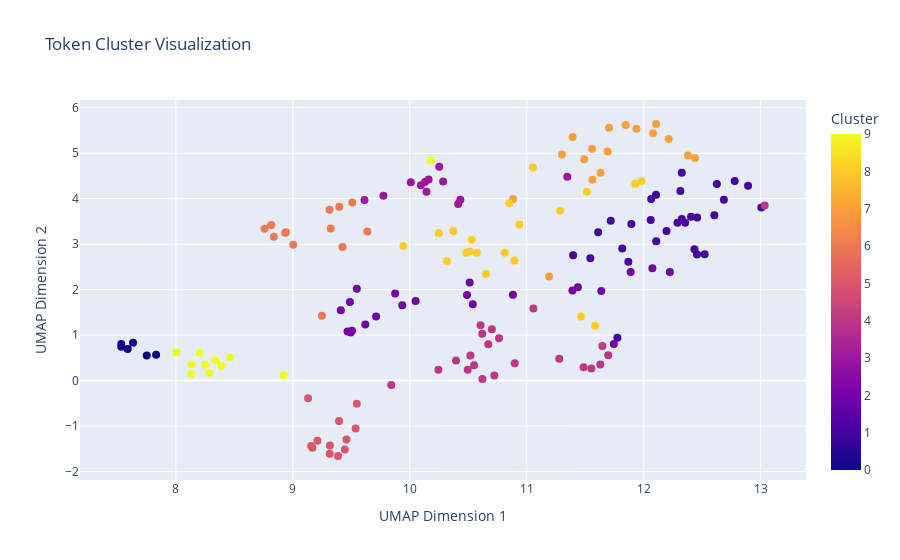

The code cell stored with this chart in its notebook:
### Code cell
import umap.umap_ as umap
import plotly.express as px
import numpy as np

# Reduce to 2D using UMAP
umap_reducer = umap.UMAP(n_components=2, random_state=42)
reduced_data = umap_reducer.fit_transform(outbeddings)

# Create a DataFrame for visualization
import pandas as pd
data = pd.DataFrame(reduced_data, columns=["UMAP Dimension 1", "UMAP Dimension 2"])
data["Token"] = tokens  # Add tokens
data["Cluster"] = best_labels  # Add cluster labels
data["Index"] = [i for i in range(len(data))]

# Plot with Plotly
fig = px.scatter(
    data,
    x="UMAP Dimension 1",
    y="UMAP Dimension 2",
    color="Cluster",
    text="Token",  # This will show the token on hover
    title="Token Cluster Visualization",
)

# Update traces to show token and index only on hover
fig.update_traces(
    marker=dict(size=8),
    customdata=data[["Token", "Index"]].values,  # Attach tokens and index to customdata
    hovertemplate="<b>Token:</b> %{customdata[0]}<br>"
                  "<b>Index:</b> %{customdata[1]}<br>"
                  "<b>Cluster:</b> %{marker.color}<extra></extra>",  # Custom hover format
    text=None,  # Disable text labels
    hoverinfo="skip",  # Suppress default hover info
)

# Show the interactive plot
fig.show()

### Figure 1 — Plotly figure (JSON) as saved in the notebook; plotly's stock layout.template omitted (floating-point values rounded to 4 significant figures; data arrays with more than 128 entries replaced by an {"elided": "..."} marker saying what was removed)
{"data": [{"customdata": {"elided": "164x2 mixed values"}, "hoverinfo": "skip", "hovertemplate": "<b>Token:</b> %{customdata[0]}<br><b>Index:</b> %{customdata[1]}<br><b>Cluster:</b> %{marker.color}<extra></extra>", "legendgroup": "", "marker": {"color": {"elided": "164 int values"}, "coloraxis": "coloraxis", "size": 8, "symbol": "circle"}, "mode": "markers+text", "name": "", "orientation": "v", "showlegend": false, "type": "scatter", "x": {"elided": "164 float values"}, "xaxis": "x", "y": {"elided": "164 float values"}, "yaxis": "y"}], "layout": {"coloraxis": {"colorbar": {"title": {"text": "Cluster"}}, "colorscale": [[0, "#0d0887"], [0.1111, "#46039f"], [0.2222, "#7201a8"], [0.3333, "#9c179e"], [0.4444, "#bd3786"], [0.5556, "#d8576b"], [0.6667, "#ed7953"], [0.7778, "#fb9f3a"], [0.8889, "#fdca26"], [1, "#f0f921"]]}, "legend": {"tracegroupgap": 0}, "title": {"text": "Token Cluster Visualization"}, "xaxis": {"anchor": "y", "domain": [0, 1], "title": {"text": "UMAP Dimension 1"}}, "yaxis": {"anchor": "x", "domain": [0, 1], "title": {"text": "UMAP Dimension 2"}}}}
